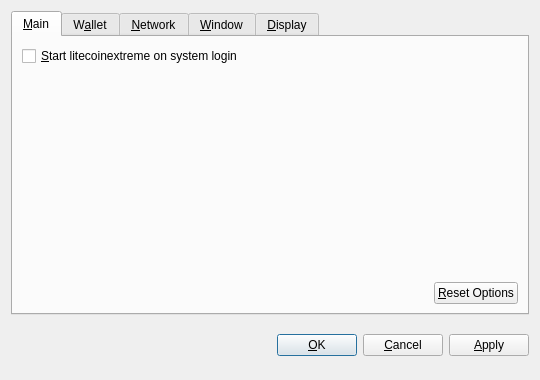
<?xml version="1.0" encoding="UTF-8"?>
<ui version="4.0">
 <class>OptionsDialog</class>
 <widget class="QDialog" name="OptionsDialog">
  <property name="geometry">
   <rect>
    <x>0</x>
    <y>0</y>
    <width>540</width>
    <height>380</height>
   </rect>
  </property>
  <property name="windowTitle">
   <string>Options</string>
  </property>
  <property name="modal">
   <bool>true</bool>
  </property>
  <layout class="QVBoxLayout" name="verticalLayout">
   <item>
    <widget class="QTabWidget" name="tabWidget">
     <property name="tabPosition">
      <enum>QTabWidget::North</enum>
     </property>
     <property name="currentIndex">
      <number>0</number>
     </property>
     <widget class="QWidget" name="tabMain">
      <attribute name="title">
       <string>&amp;Main</string>
      </attribute>
      <layout class="QVBoxLayout" name="verticalLayout_Main">
       <item>
        <widget class="QCheckBox" name="bitcoinAtStartup">
         <property name="toolTip">
          <string>Automatically start litecoinextreme after logging in to the system.</string>
         </property>
         <property name="text">
          <string>&amp;Start litecoinextreme on system login</string>
         </property>
        </widget>
       </item>
       <item>
        <spacer name="verticalSpacer_Main">
         <property name="orientation">
          <enum>Qt::Vertical</enum>
         </property>
         <property name="sizeHint" stdset="0">
          <size>
           <width>20</width>
           <height>40</height>
          </size>
         </property>
        </spacer>
       </item>
       <item>
        <layout class="QHBoxLayout" name="horizontalLayout_2_Main">
         <item>
          <spacer name="horizontalSpacer_2_Main">
           <property name="orientation">
            <enum>Qt::Horizontal</enum>
           </property>
           <property name="sizeHint" stdset="0">
            <size>
             <width>40</width>
             <height>20</height>
            </size>
           </property>
          </spacer>
         </item>
         <item>
          <widget class="QPushButton" name="resetButton">
           <property name="toolTip">
            <string>Reset all client options to default.</string>
           </property>
           <property name="text">
            <string>&amp;Reset Options</string>
           </property>
           <property name="autoDefault">
            <bool>false</bool>
           </property>
          </widget>
         </item>
        </layout>
       </item>
      </layout>
     </widget>
     <widget class="QWidget" name="tabWallet">
      <attribute name="title">
       <string>W&amp;allet</string>
      </attribute>
      <layout class="QVBoxLayout" name="verticalLayout_Network">
       <item>
        <widget class="QLabel" name="transactionFeeInfoLabel">
         <property name="text">
          <string>Optional transaction fee per kB that helps make sure your transactions are processed quickly. Most transactions are 1 kB.</string>
         </property>
         <property name="textFormat">
          <enum>Qt::PlainText</enum>
         </property>
         <property name="wordWrap">
          <bool>true</bool>
         </property>
        </widget>
       </item>
       <item>
        <layout class="QHBoxLayout" name="horizontalLayout_1_Main">
         <item>
          <widget class="QLabel" name="transactionFeeLabel">
           <property name="text">
            <string>Pay transaction &amp;fee</string>
           </property>
           <property name="textFormat">
            <enum>Qt::PlainText</enum>
           </property>
           <property name="buddy">
            <cstring>transactionFee</cstring>
           </property>
          </widget>
         </item>
         <item>
          <widget class="BitcoinAmountField" name="transactionFee"/>
         </item>
         <item>
          <spacer name="horizontalSpacer_1_Main">
           <property name="orientation">
            <enum>Qt::Horizontal</enum>
           </property>
           <property name="sizeHint" stdset="0">
            <size>
             <width>40</width>
             <height>20</height>
            </size>
           </property>
          </spacer>
         </item>
        </layout>
       </item>
       <item>
        <widget class="QLabel" name="label">
         <property name="text">
          <string>If you disable the spending of unconfirmed change, the change from a transaction cannot be used until that transaction has at least one confirmation. This also affects how your balance is computed.</string>
         </property>
         <property name="wordWrap">
          <bool>true</bool>
         </property>
        </widget>
       </item>
       <item>
        <widget class="QCheckBox" name="spendZeroConfChange">
         <property name="text">
          <string>Spend unconfirmed change  (experts only)</string>
         </property>
        </widget>
       </item>
       <item>
        <spacer name="verticalSpacer">
         <property name="orientation">
          <enum>Qt::Vertical</enum>
         </property>
         <property name="sizeHint" stdset="0">
          <size>
           <width>20</width>
           <height>40</height>
          </size>
         </property>
        </spacer>
       </item>
      </layout>
     </widget>
     <widget class="QWidget" name="tabNetwork">
      <attribute name="title">
       <string>&amp;Network</string>
      </attribute>
      <layout class="QVBoxLayout" name="verticalLayout_Network">
       <item>
        <widget class="QCheckBox" name="mapPortUpnp">
         <property name="toolTip">
          <string>Automatically open the litecoinextreme client port on the router. This only works when your router supports UPnP and it is enabled.</string>
         </property>
         <property name="text">
          <string>Map port using &amp;UPnP</string>
         </property>
        </widget>
       </item>
       <item>
        <widget class="QCheckBox" name="connectSocks">
         <property name="toolTip">
          <string>Connect to the litecoinextreme network through a SOCKS proxy (e.g. when connecting through Tor).</string>
         </property>
         <property name="text">
          <string>&amp;Connect through SOCKS proxy:</string>
         </property>
        </widget>
       </item>
       <item>
        <layout class="QHBoxLayout" name="horizontalLayout_Network">
         <item>
          <widget class="QLabel" name="proxyIpLabel">
           <property name="text">
            <string>Proxy &amp;IP:</string>
           </property>
           <property name="textFormat">
            <enum>Qt::PlainText</enum>
           </property>
           <property name="buddy">
            <cstring>proxyIp</cstring>
           </property>
          </widget>
         </item>
         <item>
          <widget class="QValidatedLineEdit" name="proxyIp">
           <property name="maximumSize">
            <size>
             <width>140</width>
             <height>16777215</height>
            </size>
           </property>
           <property name="toolTip">
            <string>IP address of the proxy (e.g. 127.0.0.1)</string>
           </property>
          </widget>
         </item>
         <item>
          <widget class="QLabel" name="proxyPortLabel">
           <property name="text">
            <string>&amp;Port:</string>
           </property>
           <property name="textFormat">
            <enum>Qt::PlainText</enum>
           </property>
           <property name="buddy">
            <cstring>proxyPort</cstring>
           </property>
          </widget>
         </item>
         <item>
          <widget class="QLineEdit" name="proxyPort">
           <property name="maximumSize">
            <size>
             <width>55</width>
             <height>16777215</height>
            </size>
           </property>
           <property name="toolTip">
            <string>Port of the proxy (e.g. 9050)</string>
           </property>
          </widget>
         </item>
         <item>
          <widget class="QLabel" name="socksVersionLabel">
           <property name="text">
            <string>SOCKS &amp;Version:</string>
           </property>
           <property name="textFormat">
            <enum>Qt::PlainText</enum>
           </property>
           <property name="buddy">
            <cstring>socksVersion</cstring>
           </property>
          </widget>
         </item>
         <item>
          <widget class="QValueComboBox" name="socksVersion">
           <property name="toolTip">
            <string>SOCKS version of the proxy (e.g. 5)</string>
           </property>
          </widget>
         </item>
         <item>
          <spacer name="horizontalSpacer_Network">
           <property name="orientation">
            <enum>Qt::Horizontal</enum>
           </property>
           <property name="sizeHint" stdset="0">
            <size>
             <width>40</width>
             <height>20</height>
            </size>
           </property>
          </spacer>
         </item>
        </layout>
       </item>
       <item>
        <spacer name="verticalSpacer_Network">
         <property name="orientation">
          <enum>Qt::Vertical</enum>
         </property>
         <property name="sizeHint" stdset="0">
          <size>
           <width>20</width>
           <height>40</height>
          </size>
         </property>
        </spacer>
       </item>
      </layout>
     </widget>
     <widget class="QWidget" name="tabWindow">
      <attribute name="title">
       <string>&amp;Window</string>
      </attribute>
      <layout class="QVBoxLayout" name="verticalLayout_Window">
       <item>
        <widget class="QCheckBox" name="minimizeToTray">
         <property name="toolTip">
          <string>Show only a tray icon after minimizing the window.</string>
         </property>
         <property name="text">
          <string>&amp;Minimize to the tray instead of the taskbar</string>
         </property>
        </widget>
       </item>
       <item>
        <widget class="QCheckBox" name="minimizeOnClose">
         <property name="toolTip">
          <string>Minimize instead of exit the application when the window is closed. When this option is enabled, the application will be closed only after selecting Quit in the menu.</string>
         </property>
         <property name="text">
          <string>M&amp;inimize on close</string>
         </property>
        </widget>
       </item>
       <item>
        <spacer name="verticalSpacer_Window">
         <property name="orientation">
          <enum>Qt::Vertical</enum>
         </property>
         <property name="sizeHint" stdset="0">
          <size>
           <width>20</width>
           <height>40</height>
          </size>
         </property>
        </spacer>
       </item>
      </layout>
     </widget>
     <widget class="QWidget" name="tabDisplay">
      <attribute name="title">
       <string>&amp;Display</string>
      </attribute>
      <layout class="QVBoxLayout" name="verticalLayout_Display">
       <item>
        <layout class="QHBoxLayout" name="horizontalLayout_1_Display">
         <item>
          <widget class="QLabel" name="langLabel">
           <property name="text">
            <string>User Interface &amp;language:</string>
           </property>
           <property name="textFormat">
            <enum>Qt::PlainText</enum>
           </property>
           <property name="buddy">
            <cstring>lang</cstring>
           </property>
          </widget>
         </item>
         <item>
          <widget class="QValueComboBox" name="lang">
           <property name="toolTip">
            <string>The user interface language can be set here. This setting will take effect after restarting litecoinextreme.</string>
           </property>
          </widget>
         </item>
        </layout>
       </item>
       <item>
        <layout class="QHBoxLayout" name="horizontalLayout_2_Display">
         <item>
          <widget class="QLabel" name="unitLabel">
           <property name="text">
            <string>&amp;Unit to show amounts in:</string>
           </property>
           <property name="textFormat">
            <enum>Qt::PlainText</enum>
           </property>
           <property name="buddy">
            <cstring>unit</cstring>
           </property>
          </widget>
         </item>
         <item>
          <widget class="QValueComboBox" name="unit">
           <property name="toolTip">
            <string>Choose the default subdivision unit to show in the interface and when sending coins.</string>
           </property>
          </widget>
         </item>
        </layout>
       </item>
       <item>
        <widget class="QCheckBox" name="displayAddresses">
         <property name="toolTip">
          <string>Whether to show litecoinextreme addresses in the transaction list or not.</string>
         </property>
         <property name="text">
          <string>&amp;Display addresses in transaction list</string>
         </property>
        </widget>
       </item>
       <item>
        <widget class="QCheckBox" name="coinControlFeatures">
         <property name="toolTip">
          <string>Whether to show coin control features or not.</string>
         </property>
         <property name="text">
          <string>Display coin &amp;control features (experts only!)</string>
         </property>
        </widget>
       </item>
       <item>
        <spacer name="verticalSpacer_Display">
         <property name="orientation">
          <enum>Qt::Vertical</enum>
         </property>
         <property name="sizeHint" stdset="0">
          <size>
           <width>20</width>
           <height>40</height>
          </size>
         </property>
        </spacer>
       </item>
      </layout>
     </widget>
    </widget>
   </item>
   <item>
    <layout class="QHBoxLayout" name="horizontalLayout_Buttons">
     <item>
      <spacer name="horizontalSpacer_1">
       <property name="orientation">
        <enum>Qt::Horizontal</enum>
       </property>
       <property name="sizeHint" stdset="0">
        <size>
         <width>40</width>
         <height>48</height>
        </size>
       </property>
      </spacer>
     </item>
     <item>
      <widget class="QLabel" name="statusLabel">
       <property name="font">
        <font>
         <weight>75</weight>
         <bold>true</bold>
        </font>
       </property>
       <property name="text">
        <string/>
       </property>
       <property name="textFormat">
        <enum>Qt::PlainText</enum>
       </property>
       <property name="wordWrap">
        <bool>true</bool>
       </property>
      </widget>
     </item>
     <item>
      <spacer name="horizontalSpacer_2">
       <property name="orientation">
        <enum>Qt::Horizontal</enum>
       </property>
       <property name="sizeHint" stdset="0">
        <size>
         <width>40</width>
         <height>48</height>
        </size>
       </property>
      </spacer>
     </item>
     <item>
      <widget class="QPushButton" name="okButton">
       <property name="text">
        <string>&amp;OK</string>
       </property>
      </widget>
     </item>
     <item>
      <widget class="QPushButton" name="cancelButton">
       <property name="text">
        <string>&amp;Cancel</string>
       </property>
       <property name="autoDefault">
        <bool>false</bool>
       </property>
      </widget>
     </item>
     <item>
      <widget class="QPushButton" name="applyButton">
       <property name="text">
        <string>&amp;Apply</string>
       </property>
       <property name="autoDefault">
        <bool>false</bool>
       </property>
      </widget>
     </item>
    </layout>
   </item>
  </layout>
 </widget>
 <customwidgets>
  <customwidget>
   <class>BitcoinAmountField</class>
   <extends>QSpinBox</extends>
   <header>bitcoinamountfield.h</header>
  </customwidget>
  <customwidget>
   <class>QValueComboBox</class>
   <extends>QComboBox</extends>
   <header>qvaluecombobox.h</header>
  </customwidget>
  <customwidget>
   <class>QValidatedLineEdit</class>
   <extends>QLineEdit</extends>
   <header>qvalidatedlineedit.h</header>
  </customwidget>
 </customwidgets>
 <resources/>
 <connections/>
</ui>
